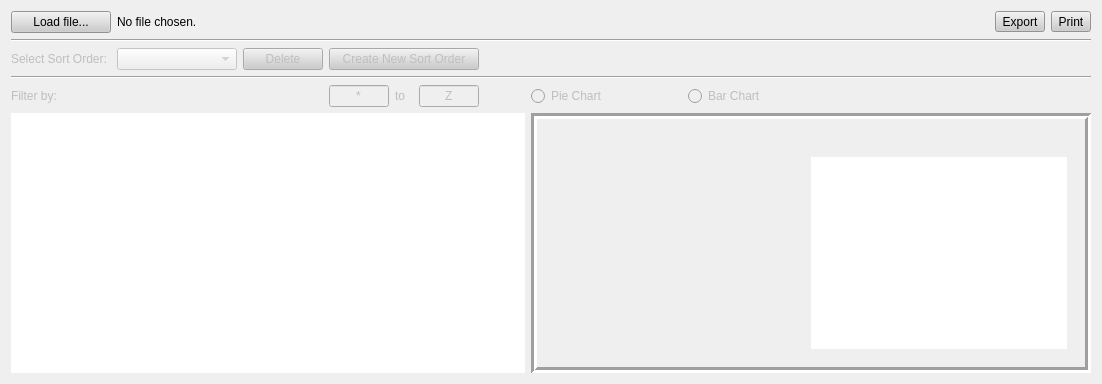
         <widget class="QWidget" name="tabPub">
          <attribute name="title">
           <string>Publications</string>
          </attribute>
          <layout class="QGridLayout" name="gridLayout_3">
           <item row="2" column="8">
            <spacer name="horizontalSpacer_35">
             <property name="orientation">
              <enum>Qt::Horizontal</enum>
             </property>
             <property name="sizeHint" stdset="0">
              <size>
               <width>40</width>
               <height>20</height>
              </size>
             </property>
            </spacer>
           </item>
           <item row="5" column="0" colspan="7">
            <widget class="QTreeView" name="pubTreeView">
             <property name="sizePolicy">
              <sizepolicy hsizetype="Expanding" vsizetype="Expanding">
               <horstretch>0</horstretch>
               <verstretch>0</verstretch>
              </sizepolicy>
             </property>
             <property name="styleSheet">
              <string notr="true"/>
             </property>
             <property name="frameShape">
              <enum>QFrame::NoFrame</enum>
             </property>
             <property name="frameShadow">
              <enum>QFrame::Sunken</enum>
             </property>
            </widget>
           </item>
           <item row="2" column="3" colspan="3">
            <widget class="QPushButton" name="pub_new_sort">
             <property name="enabled">
              <bool>false</bool>
             </property>
             <property name="sizePolicy">
              <sizepolicy hsizetype="Preferred" vsizetype="Fixed">
               <horstretch>0</horstretch>
               <verstretch>0</verstretch>
              </sizepolicy>
             </property>
             <property name="minimumSize">
              <size>
               <width>150</width>
               <height>0</height>
              </size>
             </property>
             <property name="styleSheet">
              <string notr="true">background-color: rgb(204, 204, 204);</string>
             </property>
             <property name="text">
              <string>Create New Sort Order</string>
             </property>
             <property name="checkable">
              <bool>false</bool>
             </property>
             <property name="checked">
              <bool>false</bool>
             </property>
             <property name="autoDefault">
              <bool>false</bool>
             </property>
             <property name="default">
              <bool>false</bool>
             </property>
            </widget>
           </item>
           <item row="4" column="0">
            <widget class="QLabel" name="pub_filter_label">
             <property name="enabled">
              <bool>false</bool>
             </property>
             <property name="text">
              <string>Filter by:</string>
             </property>
            </widget>
           </item>
           <item row="5" column="7" colspan="8">
            <widget class="QFrame" name="pubChartFrame">
             <property name="frameShape">
              <enum>QFrame::Box</enum>
             </property>
             <property name="frameShadow">
              <enum>QFrame::Sunken</enum>
             </property>
             <property name="lineWidth">
              <number>3</number>
             </property>
             <layout class="QGridLayout" name="gridLayout_20">
              <item row="2" column="0">
               <widget class="QStackedWidget" name="pub_graph_stackedWidget">
                <property name="enabled">
                 <bool>true</bool>
                </property>
                <property name="sizePolicy">
                 <sizepolicy hsizetype="Expanding" vsizetype="Expanding">
                  <horstretch>0</horstretch>
                  <verstretch>0</verstretch>
                 </sizepolicy>
                </property>
                <property name="midLineWidth">
                 <number>0</number>
                </property>
                <property name="currentIndex">
                 <number>0</number>
                </property>
                <widget class="QWidget" name="pub_pie_page">
                 <layout class="QGridLayout" name="gridLayout_18">
                  <item row="0" column="1">
                   <widget class="QListWidget" name="pubPieList">
                    <property name="minimumSize">
                     <size>
                      <width>0</width>
                      <height>0</height>
                     </size>
                    </property>
                    <property name="maximumSize">
                     <size>
                      <width>16777215</width>
                      <height>16777215</height>
                     </size>
                    </property>
                    <property name="baseSize">
                     <size>
                      <width>0</width>
                      <height>0</height>
                     </size>
                    </property>
                    <property name="focusPolicy">
                     <enum>Qt::NoFocus</enum>
                    </property>
                    <property name="layoutDirection">
                     <enum>Qt::LeftToRight</enum>
                    </property>
                    <property name="frameShape">
                     <enum>QFrame::NoFrame</enum>
                    </property>
                    <property name="selectionMode">
                     <enum>QAbstractItemView::NoSelection</enum>
                    </property>
                   </widget>
                  </item>
                  <item row="0" column="0">
                   <widget class="PieChartWidget" name="pubPieChart" native="true">
                    <property name="enabled">
                     <bool>true</bool>
                    </property>
                    <property name="sizePolicy">
                     <sizepolicy hsizetype="Expanding" vsizetype="Expanding">
                      <horstretch>0</horstretch>
                      <verstretch>0</verstretch>
                     </sizepolicy>
                    </property>
                    <property name="minimumSize">
                     <size>
                      <width>250</width>
                      <height>0</height>
                     </size>
                    </property>
                    <property name="maximumSize">
                     <size>
                      <width>16777215</width>
                      <height>16777215</height>
                     </size>
                    </property>
                    <property name="focusPolicy">
                     <enum>Qt::TabFocus</enum>
                    </property>
                    <property name="layoutDirection">
                     <enum>Qt::LeftToRight</enum>
                    </property>
                    <property name="styleSheet">
                     <string notr="true"/>
                    </property>
                    <layout class="QGridLayout" name="_12">
                     <property name="spacing">
                      <number>0</number>
                     </property>
                    </layout>
                   </widget>
                  </item>
                 </layout>
                </widget>
                <widget class="QWidget" name="pub_bar_page">
                 <layout class="QGridLayout" name="gridLayout_19">
                  <item row="1" column="0">
                   <widget class="QCustomPlot" name="pubBarChart" native="true">
                    <property name="enabled">
                     <bool>true</bool>
                    </property>
                    <property name="sizePolicy">
                     <sizepolicy hsizetype="Expanding" vsizetype="Expanding">
                      <horstretch>0</horstretch>
                      <verstretch>0</verstretch>
                     </sizepolicy>
                    </property>
                    <property name="minimumSize">
                     <size>
                      <width>250</width>
                      <height>0</height>
                     </size>
                    </property>
                    <property name="maximumSize">
                     <size>
                      <width>16777215</width>
                      <height>16777215</height>
                     </size>
                    </property>
                    <property name="focusPolicy">
                     <enum>Qt::TabFocus</enum>
                    </property>
                    <property name="layoutDirection">
                     <enum>Qt::LeftToRight</enum>
                    </property>
                    <property name="styleSheet">
                     <string notr="true"/>
                    </property>
                    <layout class="QGridLayout" name="_13">
                     <property name="spacing">
                      <number>0</number>
                     </property>
                    </layout>
                   </widget>
                  </item>
                 </layout>
                </widget>
               </widget>
              </item>
              <item row="0" column="0">
               <widget class="QLabel" name="pubGraphTitle">
                <property name="styleSheet">
                 <string notr="true">font: bold 12px;</string>
                </property>
                <property name="text">
                 <string/>
                </property>
                <property name="alignment">
                 <set>Qt::AlignCenter</set>
                </property>
               </widget>
              </item>
             </layout>
            </widget>
           </item>
           <item row="2" column="10">
            <spacer name="horizontalSpacer_28">
             <property name="orientation">
              <enum>Qt::Horizontal</enum>
             </property>
             <property name="sizeHint" stdset="0">
              <size>
               <width>40</width>
               <height>20</height>
              </size>
             </property>
            </spacer>
           </item>
           <item row="0" column="13">
            <widget class="QToolButton" name="pubExportButton">
             <property name="styleSheet">
              <string notr="true">background-color: rgb(204, 204, 204);</string>
             </property>
             <property name="text">
              <string>Export</string>
             </property>
             <property name="icon">
              <iconset resource="../images.qrc">
               <normaloff>:/Pdf.svg</normaloff>:/Pdf.svg</iconset>
             </property>
             <property name="toolButtonStyle">
              <enum>Qt::ToolButtonTextBesideIcon</enum>
             </property>
            </widget>
           </item>
           <item row="4" column="5">
            <widget class="QLineEdit" name="pub_filter_to">
             <property name="enabled">
              <bool>false</bool>
             </property>
             <property name="maximumSize">
              <size>
               <width>60</width>
               <height>16777215</height>
              </size>
             </property>
             <property name="text">
              <string>Z</string>
             </property>
             <property name="maxLength">
              <number>1</number>
             </property>
             <property name="alignment">
              <set>Qt::AlignCenter</set>
             </property>
            </widget>
           </item>
           <item row="0" column="0">
            <widget class="QPushButton" name="pub_load_file">
             <property name="minimumSize">
              <size>
               <width>100</width>
               <height>0</height>
              </size>
             </property>
             <property name="toolTip">
              <string>&lt;html&gt;&lt;head/&gt;&lt;body&gt;&lt;p&gt;Load Presentation CSV File&lt;/p&gt;&lt;/body&gt;&lt;/html&gt;</string>
             </property>
             <property name="autoFillBackground">
              <bool>false</bool>
             </property>
             <property name="styleSheet">
              <string notr="true">background-color: rgb(204, 204, 204);</string>
             </property>
             <property name="text">
              <string>Load file...</string>
             </property>
            </widget>
           </item>
           <item row="4" column="3">
            <widget class="QLineEdit" name="pub_filter_from">
             <property name="enabled">
              <bool>false</bool>
             </property>
             <property name="maximumSize">
              <size>
               <width>60</width>
               <height>16777215</height>
              </size>
             </property>
             <property name="text">
              <string>*</string>
             </property>
             <property name="maxLength">
              <number>1</number>
             </property>
             <property name="alignment">
              <set>Qt::AlignCenter</set>
             </property>
            </widget>
           </item>
           <item row="4" column="4">
            <widget class="QLabel" name="pub_to_label">
             <property name="enabled">
              <bool>false</bool>
             </property>
             <property name="text">
              <string>to</string>
             </property>
            </widget>
           </item>
           <item row="1" column="0" colspan="15">
            <widget class="Line" name="line_6">
             <property name="orientation">
              <enum>Qt::Horizontal</enum>
             </property>
            </widget>
           </item>
           <item row="2" column="6">
            <spacer name="horizontalSpacer_22">
             <property name="orientation">
              <enum>Qt::Horizontal</enum>
             </property>
             <property name="sizeHint" stdset="0">
              <size>
               <width>40</width>
               <height>20</height>
              </size>
             </property>
            </spacer>
           </item>
           <item row="2" column="0">
            <widget class="QLabel" name="pub_sort_label">
             <property name="enabled">
              <bool>false</bool>
             </property>
             <property name="text">
              <string>Select Sort Order:</string>
             </property>
            </widget>
           </item>
           <item row="2" column="9">
            <spacer name="horizontalSpacer_29">
             <property name="orientation">
              <enum>Qt::Horizontal</enum>
             </property>
             <property name="sizeHint" stdset="0">
              <size>
               <width>40</width>
               <height>20</height>
              </size>
             </property>
            </spacer>
           </item>
           <item row="2" column="7">
            <spacer name="horizontalSpacer_7">
             <property name="orientation">
              <enum>Qt::Horizontal</enum>
             </property>
             <property name="sizeHint" stdset="0">
              <size>
               <width>0</width>
               <height>0</height>
              </size>
             </property>
            </spacer>
           </item>
           <item row="2" column="12">
            <spacer name="horizontalSpacer_13">
             <property name="orientation">
              <enum>Qt::Horizontal</enum>
             </property>
             <property name="sizeHint" stdset="0">
              <size>
               <width>0</width>
               <height>0</height>
              </size>
             </property>
            </spacer>
           </item>
           <item row="3" column="0" colspan="15">
            <widget class="Line" name="line_5">
             <property name="orientation">
              <enum>Qt::Horizontal</enum>
             </property>
            </widget>
           </item>
           <item row="4" column="7">
            <widget class="QRadioButton" name="pub_pie_button">
             <property name="enabled">
              <bool>false</bool>
             </property>
             <property name="text">
              <string>Pie Chart</string>
             </property>
            </widget>
           </item>
           <item row="2" column="1">
            <widget class="QComboBox" name="pub_sort">
             <property name="enabled">
              <bool>false</bool>
             </property>
             <property name="sizePolicy">
              <sizepolicy hsizetype="Preferred" vsizetype="Fixed">
               <horstretch>0</horstretch>
               <verstretch>0</verstretch>
              </sizepolicy>
             </property>
             <property name="minimumSize">
              <size>
               <width>120</width>
               <height>0</height>
              </size>
             </property>
            </widget>
           </item>
           <item row="2" column="11">
            <spacer name="horizontalSpacer_4">
             <property name="orientation">
              <enum>Qt::Horizontal</enum>
             </property>
             <property name="sizeHint" stdset="0">
              <size>
               <width>0</width>
               <height>0</height>
              </size>
             </property>
            </spacer>
           </item>
           <item row="0" column="1" colspan="12">
            <widget class="QLabel" name="pub_file_label">
             <property name="sizePolicy">
              <sizepolicy hsizetype="Preferred" vsizetype="Preferred">
               <horstretch>0</horstretch>
               <verstretch>0</verstretch>
              </sizepolicy>
             </property>
             <property name="text">
              <string>No file chosen.</string>
             </property>
            </widget>
           </item>
           <item row="0" column="14" alignment="Qt::AlignRight">
            <widget class="QToolButton" name="pubPrintButton">
             <property name="toolTip">
              <string>&lt;html&gt;&lt;head/&gt;&lt;body&gt;&lt;p&gt;Print&lt;/p&gt;&lt;/body&gt;&lt;/html&gt;</string>
             </property>
             <property name="styleSheet">
              <string notr="true">background-color: rgb(204, 204, 204);</string>
             </property>
             <property name="text">
              <string>Print</string>
             </property>
             <property name="icon">
              <iconset>
               <normalon>:/printer.png</normalon>
              </iconset>
             </property>
             <property name="toolButtonStyle">
              <enum>Qt::ToolButtonTextBesideIcon</enum>
             </property>
            </widget>
           </item>
           <item row="4" column="9">
            <widget class="QRadioButton" name="pub_bar_button">
             <property name="enabled">
              <bool>false</bool>
             </property>
             <property name="text">
              <string>Bar Chart</string>
             </property>
            </widget>
           </item>
           <item row="2" column="2">
            <widget class="QPushButton" name="pub_delete_sort">
             <property name="enabled">
              <bool>false</bool>
             </property>
             <property name="styleSheet">
              <string notr="true">background-color: rgb(204, 204, 204);</string>
             </property>
             <property name="text">
              <string>Delete</string>
             </property>
            </widget>
           </item>
           <item row="4" column="1" colspan="2">
            <widget class="QLabel" name="pub_filter">
             <property name="enabled">
              <bool>false</bool>
             </property>
             <property name="text">
              <string/>
             </property>
            </widget>
           </item>
          </layout>
         </widget>
